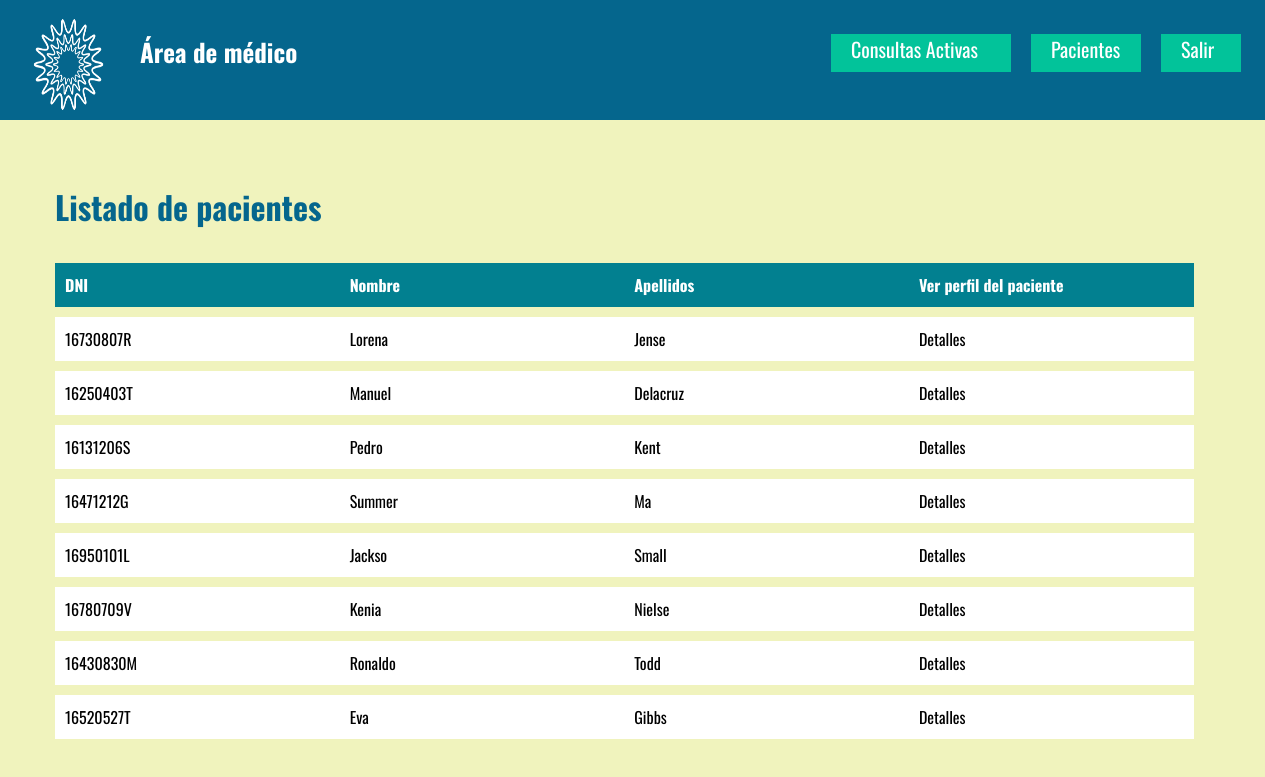
The page /listaPacientesMedico.php?idMed=3 on the database its author committed.
### tables this page shows
CREATE TABLE `paciente` (
  `id` int(11) NOT NULL,
  `DNI` varchar(13) DEFAULT NULL,
  `Password` varchar(255) DEFAULT NULL,
  `Nombre` varchar(255) DEFAULT NULL,
  `Apellidos` varchar(255) DEFAULT NULL,
  `NumSS` varchar(13) DEFAULT NULL,
  `Sexo` varchar(255) DEFAULT NULL,
  `Medico` int(11) NOT NULL,
  `Direccion` varchar(100) NOT NULL,
  `Telefono` varchar(9) NOT NULL
);

### listaPacientesMedico.php (the view, shortened to what this page needs)
<!DOCTYPE html>
<?php
  require('dbmedcon.php');
  $idMed = isset($_GET['idMed']) ? $_GET['idMed'] : null;
?>
<html>
<head>
  <link href="styles/estiloMedicos.css" rel="stylesheet">
</head>
</head>
<body class="htmlNoPages">
  <div class="gwd-div-lm07"></div>
  <img src="assets/logo.png" class="gwd-img-fa6j">
  <h4 class = "area" >Área de médico</h4>
  <nav id="menu-superior">
    <ul>
        <li li class="gwd-p-gv4z"><a href="listaConsultasMedico.php?idMed=<?php echo $idMed?>">Consultas Activas</h3></a></li>
        <li class="gwd-p-gv4z gwd-li-yj6f"><a href="listaPacientesMedico.php?idMed=<?php echo $idMed?>">Pacientes</a></li>
        <li class="gwd-p-gv4z gwd-p-5vs1"><a href="login.php">Salir</a></li>
    </ul>
  </nav>
  <div class = "Listado_consultas_medico">
    <h1>Listado de pacientes </h1>
    <div>
          <table class = "tablaListadoConsultasMedico">
          <tr>
              <th> DNI</th>
              <th>Nombre</th>
              <th>Apellidos</th>
              <th> Ver perfil del paciente</th>
          </tr>
              <?php
              $idMed = isset($_GET['idMed']) ?$_GET['idMed']: null;
              $consulta = $miPDO -> prepare('SELECT * FROM paciente WHERE Medico like :idMed');
              $consulta -> execute(array('idMed' => $idMed));
              $pacientes = $consulta -> fetchAll();
              foreach($pacientes as $paciente){
                echo '
                    <tr>
                        <td>'.$paciente['DNI'].'</td>
                        <td>'.$paciente['Nombre'].'</td>
                        <td>'.$paciente['Apellidos'].'</td>
                        <td><a href = "perfilPacMedico.php?id='.$paciente['id'].'&idMed='.$idMed.'"> Detalles </a></td>
                    </tr>';
              }
              ?>
          </table>
    </div>
  </div>
</body>
</html>

### styles/estiloMedicos.css (style rules this page uses)
h1 { margin: 0px; color: #05668D; }
html, body { width: 100%; height: 100%; margin: 0px; }
body { background-color: rgb(240, 243, 189); font-family: Oswald, "Open Sans", Arial, sans-serif; font-size: 12pt; margin: 0px; }
.gwd-div-lm07 { color: black; padding: 0.5em 3em; align-items: center; display: flex; height: 120px; position: absolute; background-image: none; background-color: rgb(5, 102, 141); border-image-source: none; border-image-width: 1; border-image-outset: 0; border-image-repeat: stretch; border-color: transparent; width: 100%; top: 0px; left: 0px; }
.gwd-img-fa6j { position: absolute; height: 18%; width: 113.45px; top: -9px; left: 12px; }
.area { position: absolute; height: 20em; width: 30%; top: 0px; left: 140px; color: white; font-size: 25px; }
.gwd-p-gv4z { position: absolute; width: 180px; height: 38px; font-family: Oswald; font-size: 20px; margin: 4px; right:250px; top: 30px; text-decoration: none; }
.gwd-li-yj6f { right: 120px; width: 110px; }
.gwd-p-5vs1 { width: 80px; right: 20px; }
nav#menu-superior ul li { display: inline-block; background-color:#02C39A; color:rgb(240, 243, 189); }
nav#menu-superior ul li a { padding: 1em; color: rgb(255, 255, 255); text-decoration: none; }
* { box-sizing: border-box; }
.Listado_consultas_medico { margin: 20px; left: 35px; top: 20%; width: 100%; height: 100px; position: absolute; }
.Listado_consultas_medico div { top: 5em; width: 100%; height: 100px; position: absolute; text-decoration: none; }
.tablaListadoConsultasMedico { width: 90%; text-align: left; caption-side: top; background-color: white; border-collapse: collapse; }
.tablaListadoConsultasMedico caption, td, th { padding: 0.3em; }
.tablaListadoConsultasMedico th, td { padding: 10px; border-bottom: 10px solid rgb(240, 243, 189); width: 25%; text-decoration: none; }
a { text-decoration: none; color:black; }
.tablaListadoConsultasMedico th { background-color: #028090; color: white; }
.perfil caption, td, th { padding: 0.8em; }
.perfil th, td { padding: 10px; border-bottom: 10px solid rgb(240, 243, 189); width: 25%; text-decoration: none; }

### rows shown on the page
paciente: DNI "16730807R", Nombre "Lorena", Apellidos "Jense"
paciente: DNI "16250403T", Nombre "Manuel", Apellidos "Delacruz"
paciente: DNI "16131206S", Nombre "Pedro", Apellidos "Kent"
paciente: DNI "16471212G", Nombre "Summer", Apellidos "Ma"
paciente: DNI "16950101L", Nombre "Jackso", Apellidos "Small"
paciente: DNI "16780709V", Nombre "Kenia", Apellidos "Nielse"
paciente: DNI "16430830M", Nombre "Ronaldo", Apellidos "Todd"
paciente: DNI "16520527T", Nombre "Eva", Apellidos "Gibbs"
